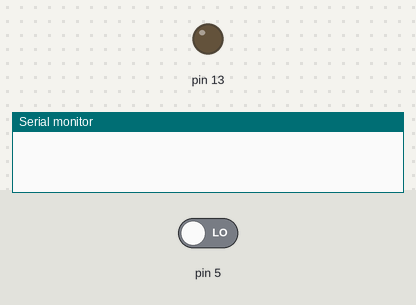
Bench run of a sketch on a simulated Arduino Uno, built with avr-gcc and run on an emulated ATmega328P. Shown: output pins drawn as LEDs (lit = HIGH), the last lines printed to the serial monitor. The test bench sets the inputs (shaded band); at power-on: pin 5 LOW.

Above: at 1.2 s.
1.3 s: pin 5 driven HIGH
At 2.5 s:
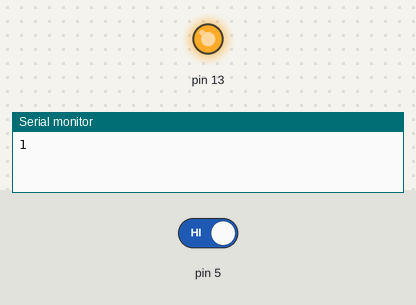
Timing chart, 0 to 4.3 s (numbered marks = the images above; inputs shaded):
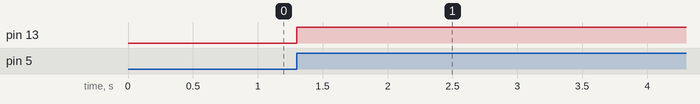

The sketch:

buttonKnock_Arduino.ino
```cpp
bool pressed = false;
bool on = false;


void setup() {
  Serial.begin(9600);
  pinMode(13, OUTPUT);
  pinMode(5, INPUT);
}

void loop() {
  int b  = digitalRead(5);
  if (b == HIGH && pressed == false) {
    pressed = true;
    on = !on;
    Serial.println(on);
  }

  if(b == LOW && pressed == true){
    pressed = false;
  }

  digitalWrite(13, on);
}
```

Measured:
- after the input at 1.3 s, pin 13: LOW → HIGH at once
